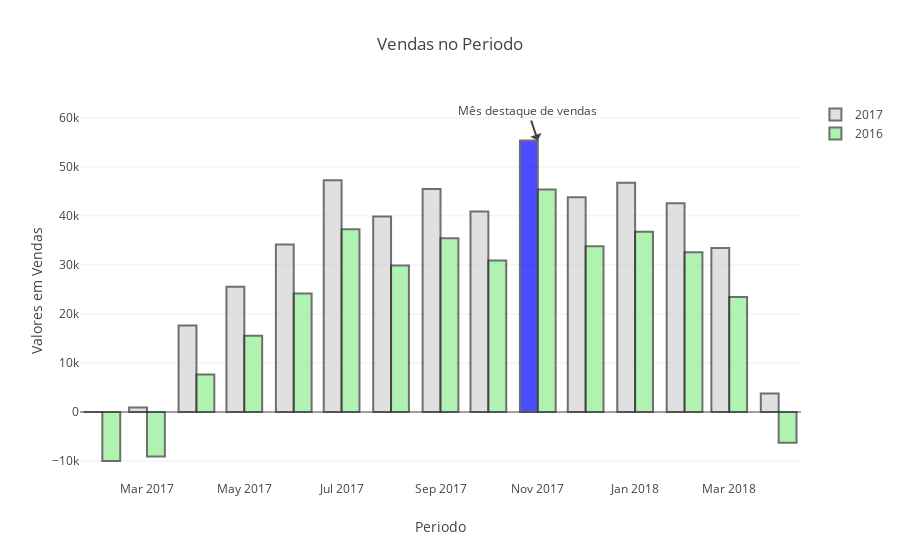

Source (notebook cell):
### Markdown cell above
**Gráfico de barras aninhadas**

### Code cell
import plotly.offline as py
import plotly.graph_objs as go

data = [go.Bar(x=vendas_por_mes.index,
               y=vendas_por_mes.values,
               marker = {'color': cores,
                         'line': {'color': '#333',
                                  'width': 2}
                        },
               opacity= 0.7,
               name='2017'
              ),
# definindo outro plot de barras com valores dos meses passados
        
        go.Bar(x=vendas_ano_anterior.index,
               y=vendas_ano_anterior.values,
               name='2016',
               marker = {'color': 'lightgreen',
                         'line': {'color': '#333',
                                  'width': 2}
                        },
               opacity= 0.7
              )
              
       ]

# Criando Layout
configuracoes_layout = go.Layout(title='Vendas no Periodo',
                                 yaxis={'title':'Valores em Vendas'},
                                 xaxis={'title': 'Periodo'},
                                 annotations = [{'text':'Mês destaque de vendas',
                                                'x':mes_maximo_de_vendas,
                                                'y':maximo_de_vendas}
                                               ]                       
                                
                                )

# Objeto figura

fig = go.Figure(data=data, layout=configuracoes_layout)

# plotando o grafico
py.iplot(fig, filename='Vendas no periodo 2017 e 2016')

### Figure 1 — Plotly figure (JSON) as saved in the notebook; plotly's stock layout.template omitted (floating-point values rounded to 4 significant figures)
{"data": [{"marker": {"color": ["lightgray", "lightgray", "lightgray", "lightgray", "lightgray", "lightgray", "lightgray", "lightgray", "lightgray", "blue", "lightgray", "lightgray", "lightgray", "lightgray", "lightgray"], "line": {"color": "#333", "width": 2}}, "name": "2017", "opacity": 0.7, "type": "bar", "uid": "a90eaf55-a056-485a-8f67-dc230614f132", "x": ["2017-02", "2017-03", "2017-04", "2017-05", "2017-06", "2017-07", "2017-08", "2017-09", "2017-10", "2017-11", "2017-12", "2018-01", "2018-02", "2018-03", "2018-04"], "y": [9.99, 902.9, 17650.0, 25560.0, 34170.0, 47280.0, 39900.0, 45460.0, 40910.0, 55370.0, 43810.0, 46760.0, 42560.0, 33440.0, 3754.0]}, {"marker": {"color": "lightgreen", "line": {"color": "#333", "width": 2}}, "name": "2016", "opacity": 0.7, "type": "bar", "uid": "8b7b0a13-743e-4082-961f-027f6b7937f1", "x": ["2017-02", "2017-03", "2017-04", "2017-05", "2017-06", "2017-07", "2017-08", "2017-09", "2017-10", "2017-11", "2017-12", "2018-01", "2018-02", "2018-03", "2018-04"], "y": [-9990.0, -9097.0, 7654.0, 15560.0, 24170.0, 37280.0, 29900.0, 35460.0, 30910.0, 45370.0, 33810.0, 36760.0, 32560.0, 23440.0, -6246.0]}], "layout": {"annotations": [{"text": "Mês destaque de vendas", "x": "2017-11", "y": 55370.0}], "title": "Vendas no Periodo", "xaxis": {"title": "Periodo"}, "yaxis": {"title": "Valores em Vendas"}}}
